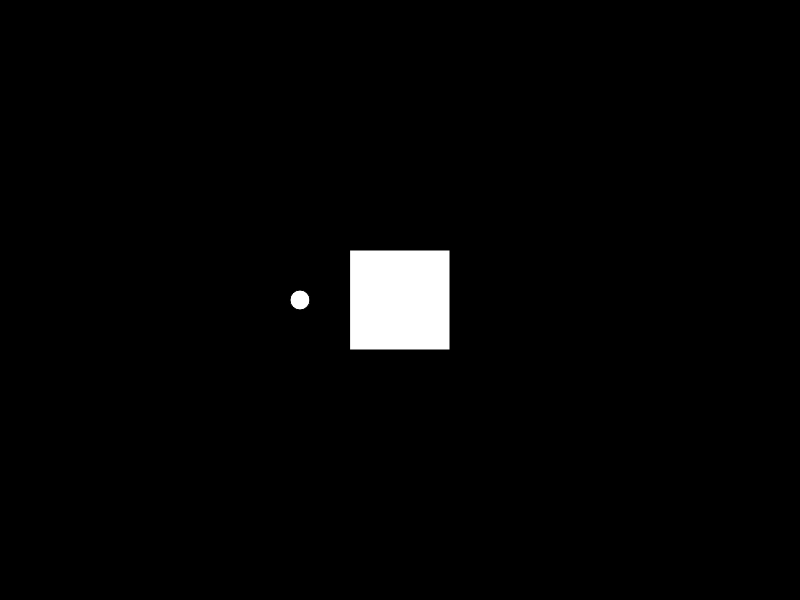
Frame 1 (no input)
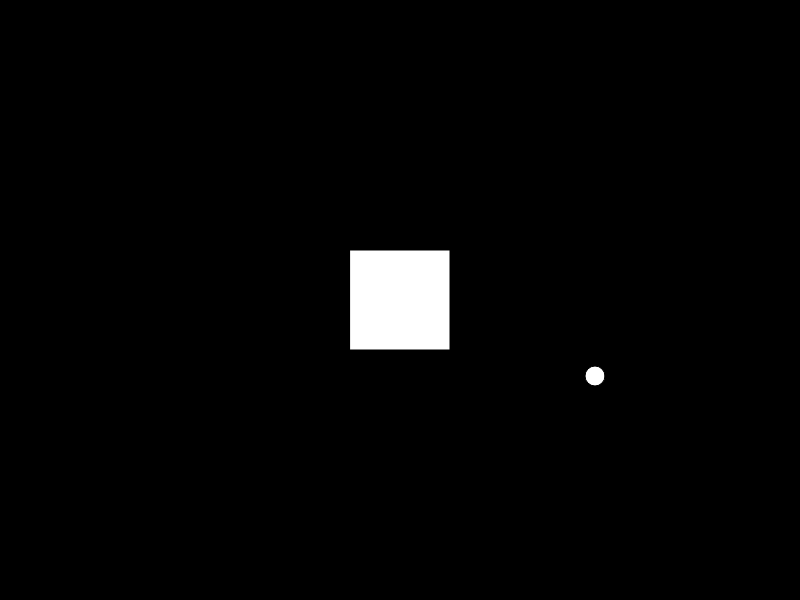
Frame 60 (no input)
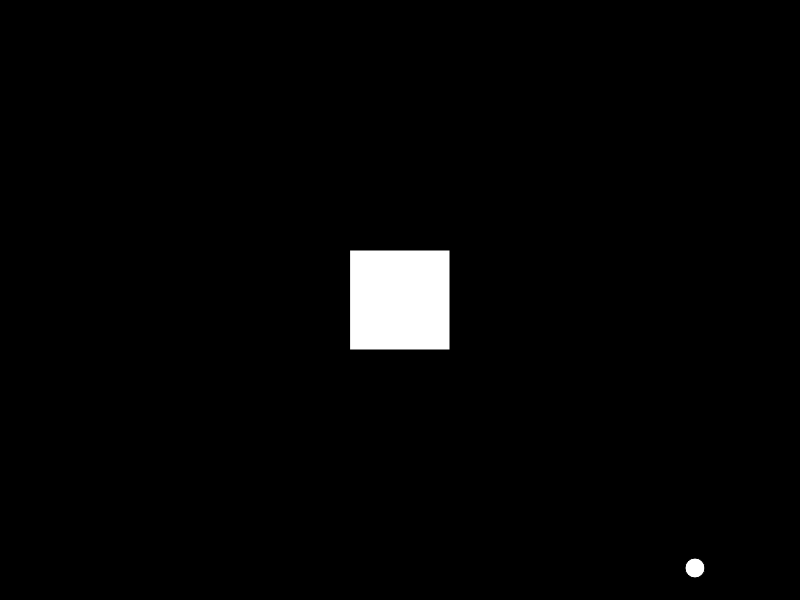
Frame 120 (the mouse pressed at the canvas centre since frame 60)

The p5.js sketch that drew these frames (run headless with seeded random() and noise() and a simulated clock; from frame 60 on, the mouse is pressed at the canvas centre):

// p5.js sketch
// ── sketch.js
//VARIABLES GLOBALES
class Barra {
  constructor() {
    this.x = 350
    this.y = 250
    this.w = 100
    this.h = 100
  }

  display() {
    rect(this.x, this.y, this.w, this.h)
  }

  move() {
    //let pos = constrain(mouseX, this.w / 2, width - this.w / 2);
    //this.x = pos - this.w / 2;
  }
}

let barra;

function preload() {

}

function setup() {
  createCanvas(800, 600);

  barra = new Barra()

  noCursor();
}

function draw() {
  background(0);

  bola.display();
  bola.move();
  bola.bounce();

  barra.display();
  barra.move();

  rebotaBarraBola(barra, bola);
}

function rebotaBarraBola(barra, bola) {
  if (barra.y + barra.h > bola.y + bola.size / 2
    && bola.y + bola.size / 2 > barra.y
    && barra.x < bola.x
    && bola.x < barra.x + barra.w) {
    bola.vy = - bola.vy;
  }
  if (bola.prevY < barra.y || bola.prevY > barra.y + barra.h) {
    bola.vy = -bola.vy
  }
  if (bola.prevX < barra.x || bola.prevX > barra.x + barra.h) {
    bola.vx = - bola.vx
  }
}


// ── bola.js
const bola = {
    x: 300,
    y: 300,
    vx: 5,
    vy: -4,
    size: 20,

    display() {
        ellipse(this.x, this.y, this.size)
    },

    move() {
        this.x += this.vx;
        this.y += this.vy;
    },

    bounce() {
        if (this.x < this.size / 2 || this.x > width - this.size / 2) {
            this.vx = -this.vx;
        }
        if (this.y < this.size / 2 || this.y > height - this.size / 2) {
            this.vy = -this.vy;
        }
    }
}
